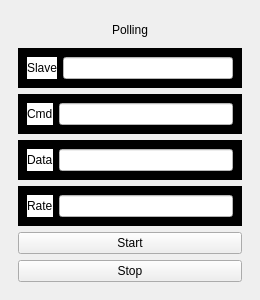
<?xml version="1.0" encoding="UTF-8"?>
<ui version="4.0">
 <class>MainWindow</class>
 <widget class="QMainWindow" name="MainWindow">
  <property name="geometry">
   <rect>
    <x>0</x>
    <y>0</y>
    <width>260</width>
    <height>300</height>
   </rect>
  </property>
  <property name="minimumSize">
   <size>
    <width>260</width>
    <height>300</height>
   </size>
  </property>
  <property name="maximumSize">
   <size>
    <width>260</width>
    <height>300</height>
   </size>
  </property>
  <property name="windowTitle">
   <string>Mission Planning Tool</string>
  </property>
  <widget class="QWidget" name="centralwidget">
   <layout class="QHBoxLayout" name="horizontalLayout">
    <item>
     <widget class="QWidget" name="widget" native="true">
      <layout class="QVBoxLayout" name="verticalLayout">
       <item>
        <widget class="QLabel" name="Polling">
         <property name="layoutDirection">
          <enum>Qt::LeftToRight</enum>
         </property>
         <property name="autoFillBackground">
          <bool>true</bool>
         </property>
         <property name="text">
          <string>Polling</string>
         </property>
         <property name="alignment">
          <set>Qt::AlignCenter</set>
         </property>
        </widget>
       </item>
       <item>
        <widget class="QWidget" name="widget_2" native="true">
         <property name="styleSheet">
          <string notr="true">background-color: rgb(0, 0, 0);</string>
         </property>
         <layout class="QHBoxLayout" name="horizontalLayout_2">
          <item>
           <widget class="QLabel" name="labelSlave">
            <property name="styleSheet">
             <string notr="true">background-color: rgb(255, 255, 255);</string>
            </property>
            <property name="text">
             <string>Slave</string>
            </property>
           </widget>
          </item>
          <item>
           <widget class="QLineEdit" name="Slave">
            <property name="styleSheet">
             <string notr="true">background-color: rgb(255, 255, 255);</string>
            </property>
           </widget>
          </item>
         </layout>
        </widget>
       </item>
       <item>
        <widget class="QWidget" name="widget_3" native="true">
         <property name="styleSheet">
          <string notr="true">background-color: rgb(0, 0, 0);</string>
         </property>
         <layout class="QHBoxLayout" name="horizontalLayout_3">
          <item>
           <widget class="QLabel" name="labelCmd">
            <property name="styleSheet">
             <string notr="true">background-color: rgb(255, 255, 255);</string>
            </property>
            <property name="text">
             <string>Cmd</string>
            </property>
           </widget>
          </item>
          <item>
           <widget class="QLineEdit" name="Cmd">
            <property name="styleSheet">
             <string notr="true">background-color: rgb(255, 255, 255);</string>
            </property>
           </widget>
          </item>
         </layout>
        </widget>
       </item>
       <item>
        <widget class="QWidget" name="widget_4" native="true">
         <property name="styleSheet">
          <string notr="true">background-color: rgb(0, 0, 0);</string>
         </property>
         <layout class="QHBoxLayout" name="horizontalLayout_4">
          <item>
           <widget class="QLabel" name="labelData">
            <property name="styleSheet">
             <string notr="true">background-color: rgb(255, 255, 255);</string>
            </property>
            <property name="text">
             <string>Data</string>
            </property>
           </widget>
          </item>
          <item>
           <widget class="QLineEdit" name="Data">
            <property name="styleSheet">
             <string notr="true">background-color: rgb(255, 255, 255);</string>
            </property>
           </widget>
          </item>
         </layout>
        </widget>
       </item>
       <item>
        <widget class="QWidget" name="widget_5" native="true">
         <property name="styleSheet">
          <string notr="true">background-color: rgb(0, 0, 0);</string>
         </property>
         <layout class="QHBoxLayout" name="horizontalLayout_5">
          <item>
           <widget class="QLabel" name="labelRate">
            <property name="styleSheet">
             <string notr="true">background-color: rgb(255, 255, 255);</string>
            </property>
            <property name="text">
             <string>Rate</string>
            </property>
           </widget>
          </item>
          <item>
           <widget class="QLineEdit" name="Rate">
            <property name="styleSheet">
             <string notr="true">background-color: rgb(255, 255, 255);</string>
            </property>
           </widget>
          </item>
         </layout>
        </widget>
       </item>
       <item>
        <widget class="QPushButton" name="Start">
         <property name="text">
          <string>Start</string>
         </property>
        </widget>
       </item>
       <item>
        <widget class="QPushButton" name="Stop">
         <property name="text">
          <string>Stop</string>
         </property>
        </widget>
       </item>
      </layout>
     </widget>
    </item>
   </layout>
  </widget>
  <action name="actionSave_as_local">
   <property name="text">
    <string>Save as ...</string>
   </property>
  </action>
  <action name="actionLoad_local">
   <property name="text">
    <string>Load from local file</string>
   </property>
  </action>
  <action name="actionLoad_from_mission_service_remote">
   <property name="text">
    <string>Load from CM</string>
   </property>
   <property name="shortcut">
    <string>Ctrl+O</string>
   </property>
  </action>
  <action name="actionSave_to_mission_controller_remote">
   <property name="text">
    <string>Save to CM</string>
   </property>
   <property name="shortcut">
    <string>Ctrl+S</string>
   </property>
  </action>
  <action name="load_bag_file">
   <property name="text">
    <string>Create a new mission ...</string>
   </property>
  </action>
  <action name="actionRefresh_lists">
   <property name="text">
    <string>Refresh lists</string>
   </property>
  </action>
  <action name="action">
   <property name="text">
    <string>Add parameter</string>
   </property>
  </action>
  <action name="actionLoad_bag_File">
   <property name="text">
    <string>Load bag File</string>
   </property>
  </action>
 </widget>
 <resources/>
 <connections/>
</ui>
